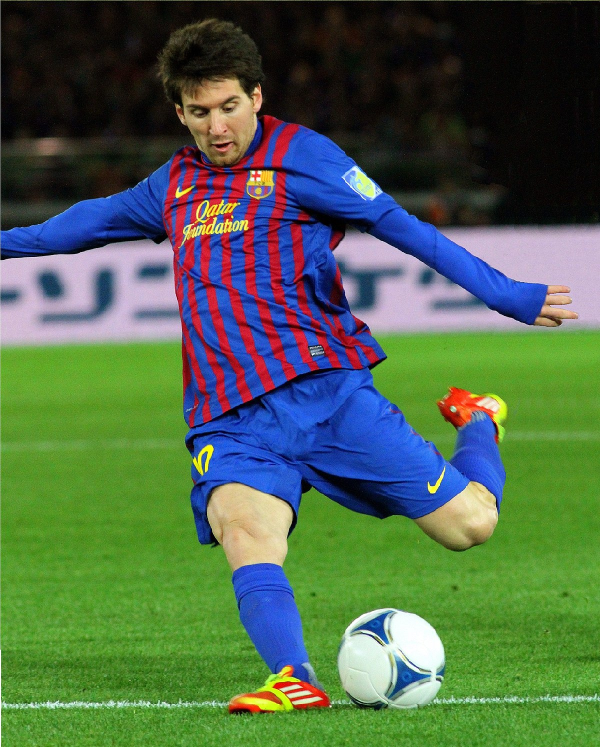
#> input picture images/messi.JPG, 1200 x 1493 px, found by its file name (shown at 1/2 size)
$ python OpenCV_10_Methods.py
#> lines starting #> are read from the running program, lines starting #| are printed output that depends on the picture; after the words box and inside, x2 and y2 are one past the last pixel; in counts of white or black regions, pixels touching at a corner belong together
import cv2

messi_img = cv2.imread("/images/messi.JPG")
#> messi_img is the input picture: shape (1493, 1200, 3); mean B, G, R 76.2, 101.8, 78.2
ronaldo_img = cv2.imread("/images/ronaldo.jpeg")
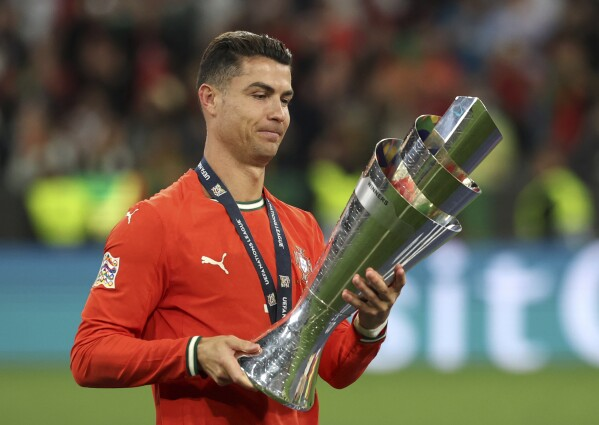
#> input picture images/ronaldo.jpeg, 599 x 425 px, found by its file name
#> ronaldo_img is the input picture: shape (425, 599, 3); mean B, G, R 75.4, 92.4, 108.6

# [6 lines of commented-out code are left out]

messi_img = cv2.resize(messi_img,(712,712))
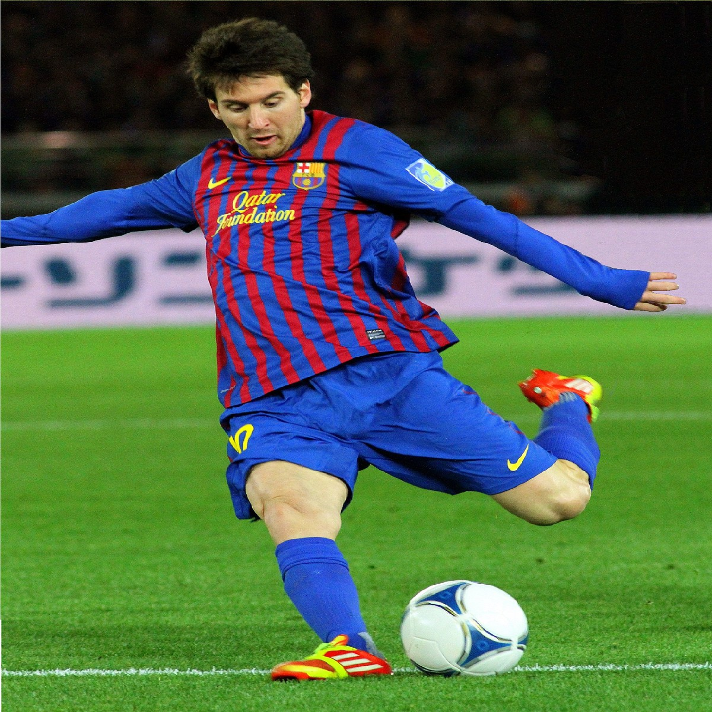
#> messi_img: shape (712, 712, 3); mean B, G, R 76.1, 101.7, 78.1
ronaldo_img = cv2.resize(ronaldo_img,(712,712))
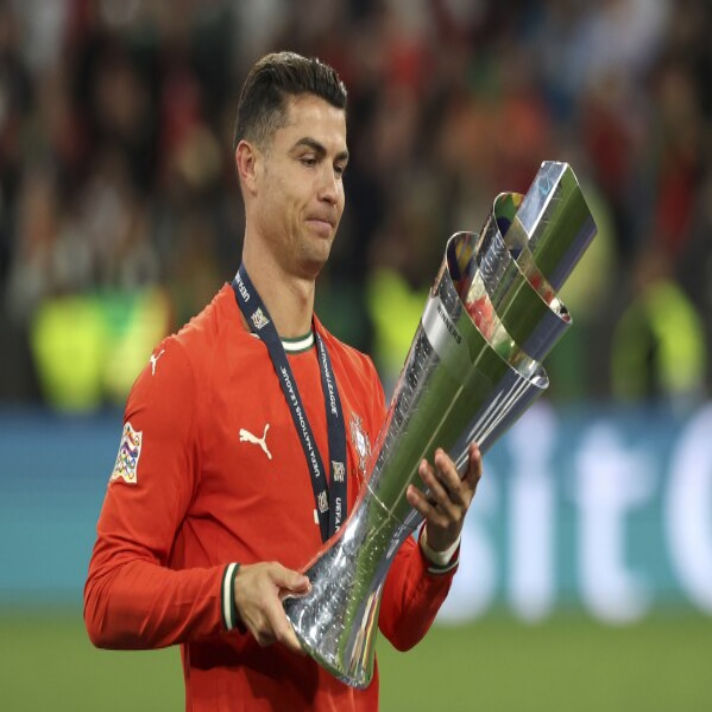
#> ronaldo_img: shape (712, 712, 3); mean B, G, R 75.3, 92.3, 108.5

# dst1 = cv2.add(messi_img,ronaldo_img)
# dst2 = cv2.addWeighted(messi_img,0.2,ronaldo_img,0.8,100)

ronaldo_head = ronaldo_img[40:280,200:360]
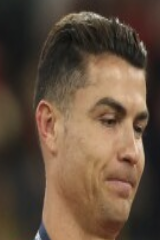
#> ronaldo_head: shape (240, 160, 3); mean B, G, R 61.9, 79.2, 99.3
ronaldo_img[472:712,510:670] = ronaldo_head
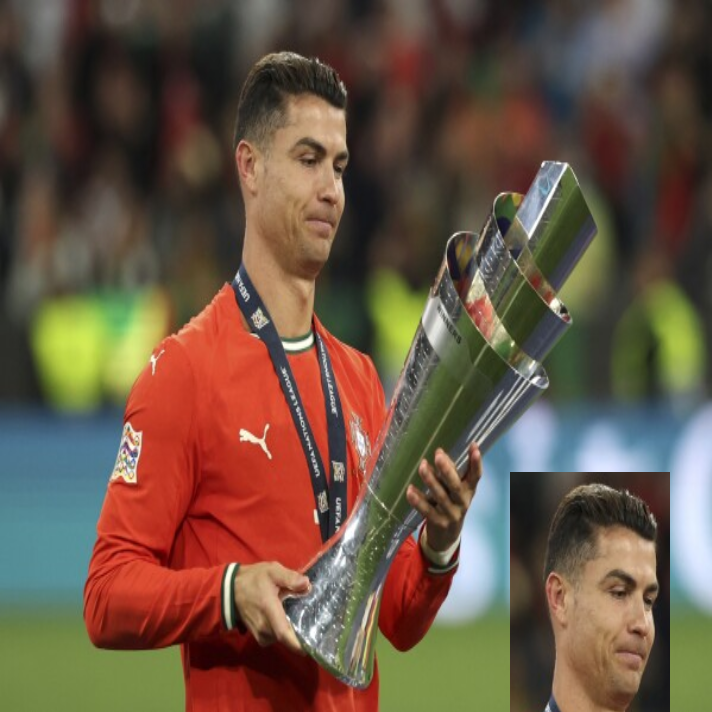
#> ronaldo_img: shape (712, 712, 3); 7.57% of pixels changed, all inside (x1, y1, x2, y2) = (510, 472, 670, 712)


cv2.imshow("image",ronaldo_img)
cv2.waitKey(0)
cv2.destroyAllWindows()
